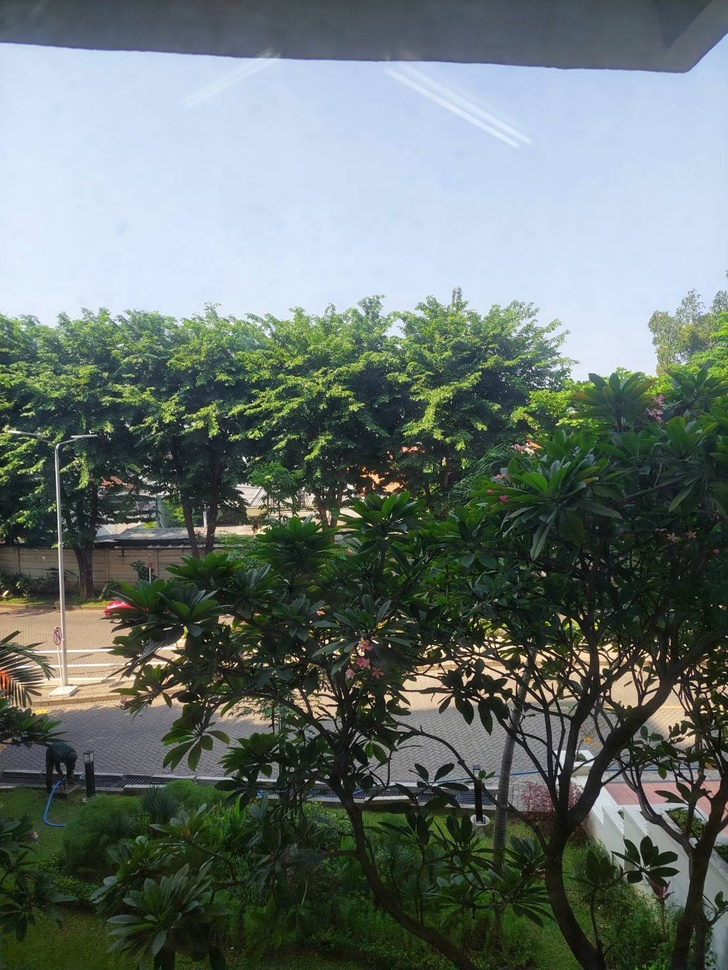
#> input picture Fred/tugas6_c14210185/a.jpg, 728 x 970 px, shrunk from 1108 x 1477 before the run
$ jupyter execute ImageStitching.ipynb
#> lines starting #> are read from the running program, lines starting #| are printed output that depends on the picture
#> further down, image1 is the input picture: shape (970, 728, 3); mean B, G, R 110, 114.7, 103.5
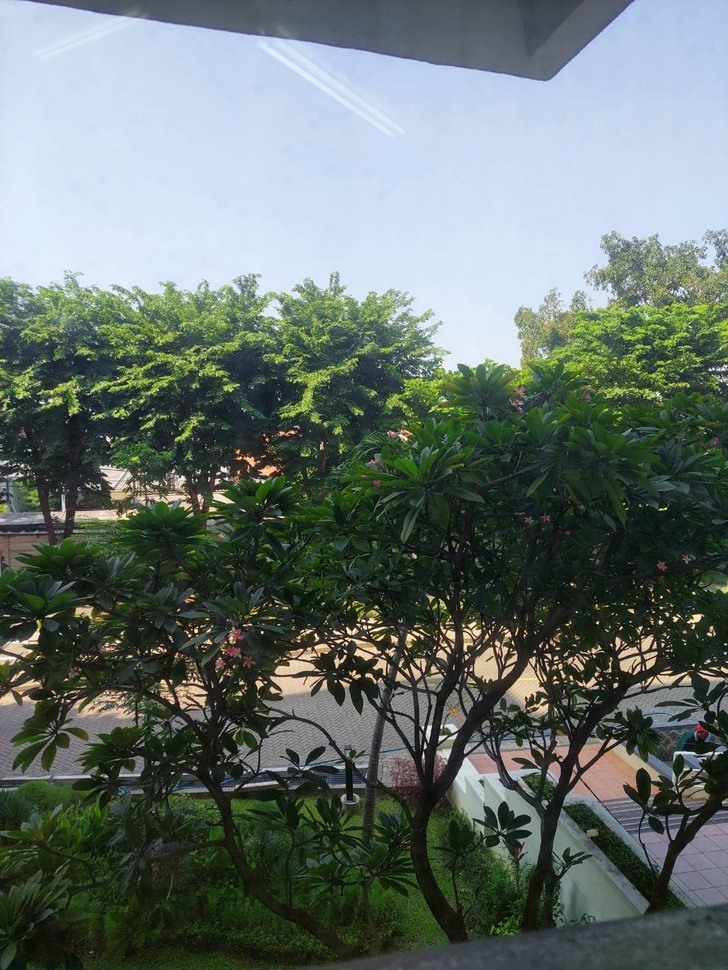
#> input picture Fred/tugas6_c14210185/b.jpg, 728 x 970 px, shrunk from 1108 x 1477 before the run
#> further down, image2 is the input picture: shape (970, 728, 3); mean B, G, R 108.4, 113.1, 101.5
[cell 1]
import cv2
import numpy as np
from matplotlib import pyplot as plt

def stitch_images(image1, image2):
    # Convert images to grayscale
    gray1 = cv2.cvtColor(image1, cv2.COLOR_BGR2GRAY)
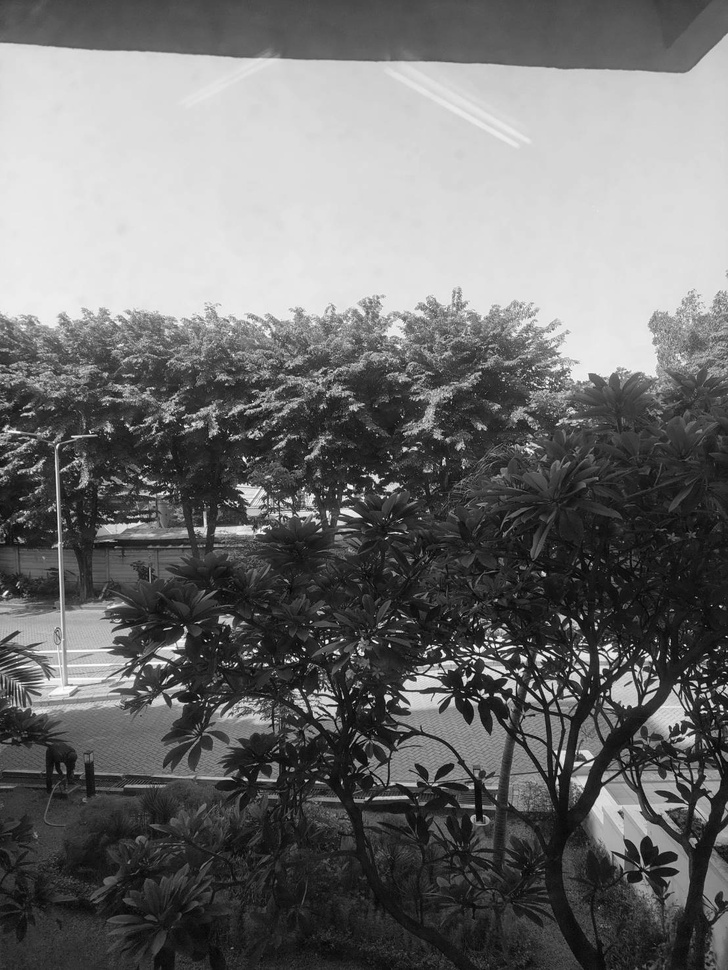
#> gray1: shape (970, 728); min 0, max 254, mean 110.8
    gray2 = cv2.cvtColor(image2, cv2.COLOR_BGR2GRAY)
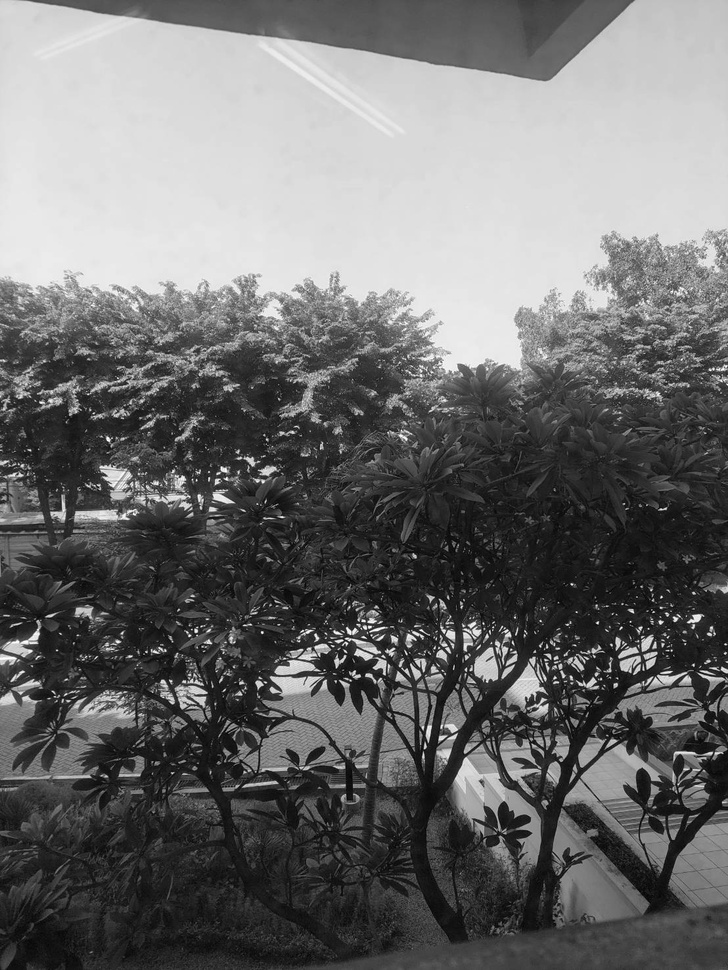
#> gray2: shape (970, 728); min 0, max 255, mean 109.1

    # Initialize ORB detector
    orb = cv2.ORB_create()

    # Find keypoints and descriptors in both images
    keypoints1, descriptors1 = orb.detectAndCompute(gray1, None)
#> keypoints1 = 500 keypoints; strongest (x, y, size): (473, 661, 31), (327, 640, 31), (444, 656, 31), (472, 674, 31)
    keypoints2, descriptors2 = orb.detectAndCompute(gray2, None)
#> keypoints2 = 500 keypoints; strongest (x, y, size): (369, 627, 31), (195, 631, 31), (659, 621, 31), (370, 626, 37.2)

    # Initialize a Brute Force matcher
    bf = cv2.BFMatcher(cv2.NORM_HAMMING, crossCheck=True)

    # Match descriptors
    matches = bf.match(descriptors1, descriptors2)
#> matches = 251 matches

    # Sort matches based on distance
    matches = sorted(matches, key=lambda x: x.distance)

    # Extract matched keypoints
    src_pts = np.float32([keypoints1[m.queryIdx].pt for m in matches]).reshape(-1, 1, 2)
#> src_pts = 251 rows, first 8: [482.4, 646.8], [400.2, 703], [513.6, 693.6], [441.6, 650.4], [388.2, 696.7], [512, 676], [507.6, 670.8], [520.5, 657.3]
    dst_pts = np.float32([keypoints2[m.trainIdx].pt for m in matches]).reshape(-1, 1, 2)
#> dst_pts = 251 rows, first 8: [355.2, 628.8], [271.6, 688.4], [384, 673.2], [315.6, 634.8], [258.8, 684.3], [383, 656], [378, 651.6], [391.9, 636.6]

    # Calculate Homography
    H, _ = cv2.findHomography(src_pts, dst_pts, cv2.RANSAC, 5.0)
#> H = [[1.3, -0.0105, -192.6], [0.183, 1.22, -114.9], [0.000363, 5.14e-05, 1]]

    # Warp image1 to image2
    height1, width1 = gray1.shape
#> height1 = 970; width1 = 728
    height2, width2 = gray2.shape
#> height2 = 970; width2 = 728
    corners1 = np.array([[0, 0], [0, height1], [width1, height1], [width1, 0]]).reshape(-1, 1, 2).astype(np.float32)
#> corners1 = [[0, 0], [0, 970], [728, 970], [728, 0]]
    corners2 = np.array([[0, 0], [0, height2], [width2, height2], [width2, 0]]).reshape(-1, 1, 2).astype(np.float32)
#> corners2 = [[0, 0], [0, 970], [728, 970], [728, 0]]
    corners_transformed1 = cv2.perspectiveTransform(corners1, H)
#> corners_transformed1 = [[-192.6, -114.9], [-193.2, 1014.7], [567.3, 911.9], [597.7, 14.59]]
    corners_transformed = np.concatenate((corners2, corners_transformed1), axis=0)
#> corners_transformed = [[0, 0], [0, 970], [728, 970], [728, 0], [-192.6, -114.9], [-193.2, 1014.7], [567.3, 911.9], [597.7, 14.59]]
    [x_min, y_min] = np.int32(corners_transformed.min(axis=0).ravel() - 0.5)
#> x_min = -193; y_min = -115
    [x_max, y_max] = np.int32(corners_transformed.max(axis=0).ravel() + 0.5)
#> x_max = 728; y_max = 1015
    T = [-x_min, -y_min]
#> T = [193, 115]
    H_translation = np.array([[1, 0, T[0]], [0, 1, T[1]], [0, 0, 1]])
#> H_translation = [[1, 0, 193], [0, 1, 115], [0, 0, 1]]
    stitched_img = cv2.warpPerspective(image1, H_translation.dot(H), (x_max - x_min, y_max - y_min))
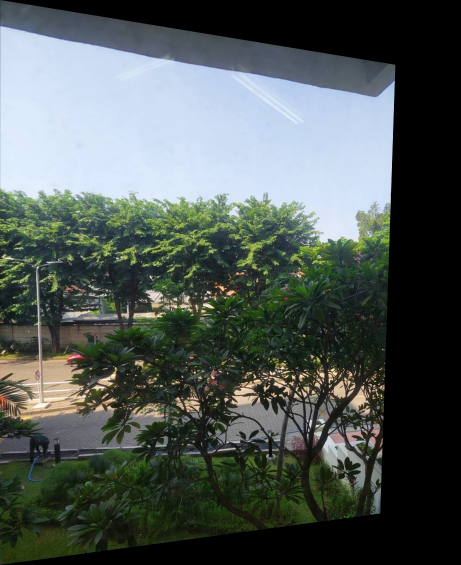
#> stitched_img: shape (1130, 921, 3) (shown at 1/2 size); mean B, G, R 85.3, 88.6, 80.1
    stitched_img[T[1]:height2 + T[1], T[0]:width2 + T[0]] = image2
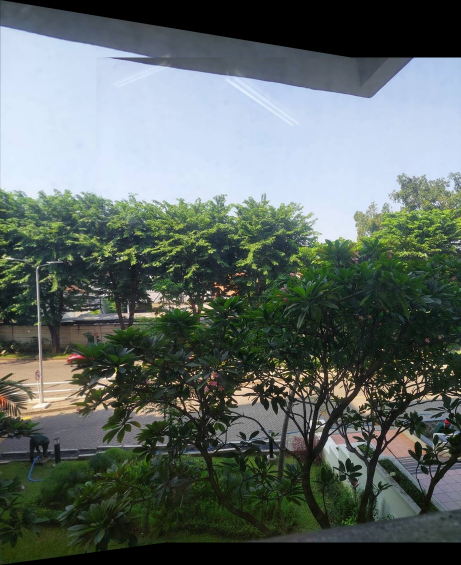
#> stitched_img: shape (1130, 921, 3) (shown at 1/2 size); mean B, G, R 100.3, 104.3, 94.3

    return stitched_img

# Load input images
image1 = cv2.imread('a.jpg')
image2 = cv2.imread('b.jpg')

# Stitch images
stitched_img = stitch_images(image1, image2)

# Display the images
plt.figure(figsize=(15, 5))

plt.subplot(1, 3, 1)
plt.imshow(cv2.cvtColor(image1, cv2.COLOR_BGR2RGB))
plt.title('Image 1')
plt.axis('off')

plt.subplot(1, 3, 2)
plt.imshow(cv2.cvtColor(image2, cv2.COLOR_BGR2RGB))
plt.title('Image 2')
plt.axis('off')

plt.subplot(1, 3, 3)
plt.imshow(cv2.cvtColor(stitched_img, cv2.COLOR_BGR2RGB))
plt.title('Stitched Image')
plt.axis('off')

plt.show()
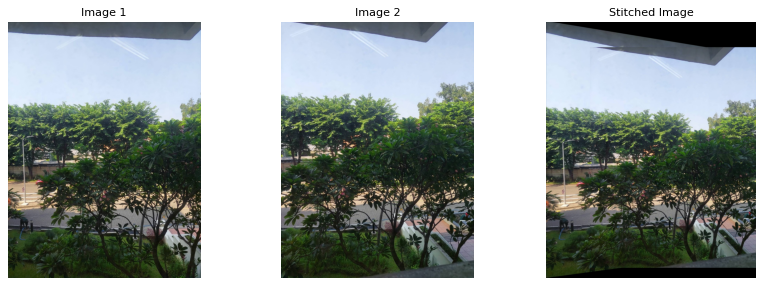
#> figure drawn by matplotlib, 3 panels
